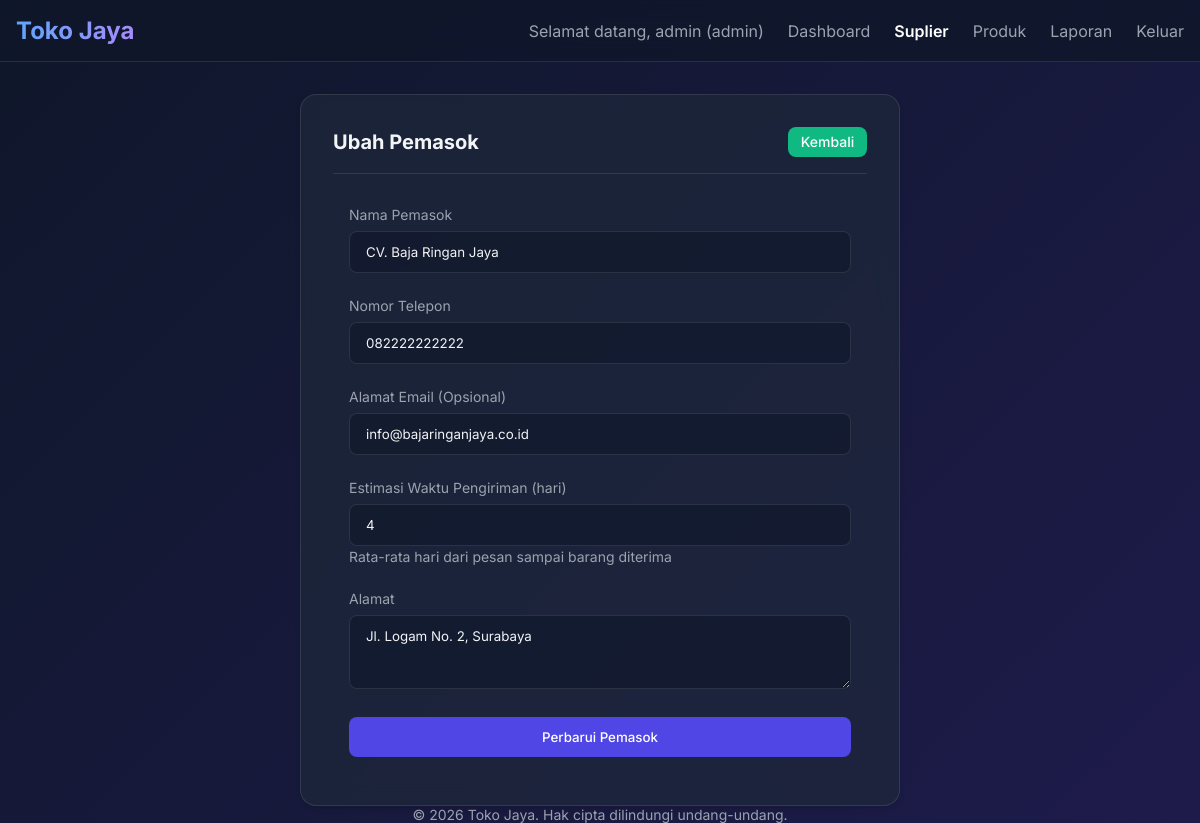
Screenshot of /public/suppliers/edit/2 (signed in) with the database file from the repository.
### tables this page shows
CREATE TABLE IF NOT EXISTS `suppliers` (
  `id` int(11) NOT NULL AUTO_INCREMENT,
  `name` varchar(255) NOT NULL,
  `address` text NOT NULL,
  `phone` varchar(50) NOT NULL,
  `email` varchar(255) DEFAULT NULL,
  `default_lead_time` int(11) NOT NULL DEFAULT 7 COMMENT 'Estimasi waktu pengiriman default (hari)',
  `created_at` datetime NOT NULL,
  `updated_at` datetime NOT NULL,
  PRIMARY KEY (`id`)
);

### app/core/Controller.php (called while the page is built, shortened)
<?php
class Controller {
    public function view($view, $data = []) {
        require_once '../app/views/layouts/main.php';
    }
    public function model($model) {
        return new $model;
    }
}

### app/controllers/SupplierController.php (called while the page is built, shortened)
<?php
class SupplierController extends Controller {
    public function edit($id) {
        $supplierModel = $this->model('Supplier');
        $data['supplier'] = $supplierModel->getSupplierById($id);
        $data['error'] = '';
        $this->view('suppliers/edit', $data);
    }
}

### app/core/Database.php (called while the page is built, shortened)
<?php
class Database {
    private $host = DB_HOST;
    private $user = DB_USER;
    private $pass = DB_PASS;
    private $db_name = DB_NAME;
    private $dbh;
    private $stmt;
    public function __construct() {
        $dsn = 'mysql:host=' . $this->host . ';dbname=' . $this->db_name;
        $options = [
            PDO::ATTR_PERSISTENT => true,
            PDO::ATTR_ERRMODE => PDO::ERRMODE_EXCEPTION
        ];
        try {
            $this->dbh = new PDO($dsn, $this->user, $this->pass, $options);
        } catch(PDOException $e) {
            die("DB Connection Error: " . $e->getMessage());
        }
    }
    public function query($query) {
        $this->stmt = $this->dbh->prepare($query);
    }
    public function bind($param, $value, $type = null) {
        if (is_null($type)) {
            switch(true) {
                default:
                    $type = PDO::PARAM_STR;
            }
        }
        $this->stmt->bindValue($param, $value, $type);
    }
    public function execute() {
        return $this->stmt->execute();
    }
    public function single() {
        $this->execute();
        return $this->stmt->fetch(PDO::FETCH_ASSOC);
    }
}

### app/models/Supplier.php (called while the page is built, shortened)
<?php
class Supplier {
    private $db;
    public function __construct() {
        $this->db = new Database;
    }
    public function getSupplierById($id) {
        $this->db->query('SELECT * FROM suppliers WHERE id = :id');
        $this->db->bind(':id', $id);
        return $this->db->single();
    }
}

### app/views/suppliers/edit.php (the view, shortened to what this page needs)
<div class="d-flex justify-content-center">
    <div class="w-100" style="max-width: 600px;">
        <div class="card">
            <div class="card-header">
                <h2 class="text-xl fw-bold">Ubah Pemasok</h2>
                <a href="<?= BASEURL; ?>/suppliers" class="btn btn-secondary btn-sm">Kembali</a>
            </div>
            <div class="card-body">
                <form action="<?= BASEURL; ?>/suppliers/edit/<?= $data['supplier']['id']; ?>" method="POST">
                    <div class="form-group">
                        <label for="name" class="form-label">Nama Pemasok</label>
                        <input type="text" name="name" id="name" class="form-control" value="<?= htmlspecialchars($data['supplier']['name']); ?>" required autocomplete="off">
                    </div>
                    <div class="form-group">
                        <label for="phone" class="form-label">Nomor Telepon</label>
                        <input type="text" name="phone" id="phone" class="form-control" value="<?= htmlspecialchars($data['supplier']['phone']); ?>" required autocomplete="off">
                    </div>
                    <div class="form-group">
                        <label for="email" class="form-label">Alamat Email (Opsional)</label>
                        <input type="email" name="email" id="email" class="form-control" value="<?= htmlspecialchars($data['supplier']['email']); ?>" autocomplete="off">
                    </div>
                    <div class="form-group">
                        <label for="default_lead_time" class="form-label">Estimasi Waktu Pengiriman (hari)</label>
                        <input type="number" name="default_lead_time" id="default_lead_time" class="form-control" value="<?= htmlspecialchars($data['supplier']['default_lead_time']); ?>" min="1" max="90" required>
                        <small class="text-muted text-sm">Rata-rata hari dari pesan sampai barang diterima</small>
                    </div>
                    <div class="form-group">
                        <label for="address" class="form-label">Alamat</label>
                        <textarea name="address" id="address" class="form-control" rows="3" required><?= htmlspecialchars($data['supplier']['address']); ?></textarea>
                    </div>
                    <button type="submit" class="btn btn-primary btn-block mt-4">Perbarui Pemasok</button>
                </form>
            </div>
        </div>
    </div>
</div>

### public/css/style.css (style rules this page uses)
:root { --primary-color: #4f46e5; --primary-hover: #4338ca; --secondary-color: #10b981; --secondary-hover: #059669; --danger-color: #ef4444; --danger-hover: #dc2626; --dark-bg: #111827; --darker-bg: #0f172a; --card-bg: rgba(30, 41, 59, 0.7); --text-main: #f3f4f6; --text-muted: #9ca3af; --border-color: rgba(255, 255, 255, 0.1); --glass-shadow: 0 4px 6px -1px rgba(0, 0, 0, 0.1), 0 2px 4px -1px rgba(0, 0, 0, 0.06); }
* { margin: 0; padding: 0; box-sizing: border-box; font-family: "Inter", system-ui, -apple-system, sans-serif; }
body { background: linear-gradient(135deg, var(--darker-bg), #1e1b4b); color: var(--text-main); min-height: 100vh; display: flex; flex-direction: column; }
.text-muted { color: var(--text-muted); }
.fw-bold { font-weight: bold; }
.text-sm { font-size: 0.875rem; }
.text-xl { font-size: 1.25rem; }
.mt-4 { margin-top: 1.5rem; }
.d-flex { display: flex; }
.justify-content-center { justify-content: center; }
.w-100 { width: 100%; }
.card { background: var(--card-bg); backdrop-filter: blur(10px); -webkit-backdrop-filter: blur(10px); border: 1px solid var(--border-color); border-radius: 1rem; padding: 2rem; box-shadow: var(--glass-shadow); transition: transform 0.3s ease, box-shadow 0.3s ease; }
.card-body { padding: 1rem; }
.card-header { border-bottom: 1px solid var(--border-color); padding-bottom: 1rem; margin-bottom: 1rem; display: flex; justify-content: space-between; align-items: center; }
.btn { display: inline-block; padding: 0.75rem 1.5rem; border-radius: 0.5rem; font-weight: 500; text-align: center; cursor: pointer; transition: all 0.3s ease; border: none; outline: none; text-decoration: none; color: white; }
.btn-primary { background: var(--primary-color); }
.btn-secondary { background: var(--secondary-color); }
.btn-sm { padding: 0.4rem 0.8rem; font-size: 0.875rem; }
.btn-block { display: block; width: 100%; }
.form-group { margin-bottom: 1.5rem; text-align: left; }
.form-label { display: block; margin-bottom: 0.5rem; font-size: 0.875rem; color: var(--text-muted); }
.form-control { width: 100%; padding: 0.75rem 1rem; background: rgba(15, 23, 42, 0.6); border: 1px solid var(--border-color); border-radius: 0.5rem; color: var(--text-main); transition: border-color 0.3s ease, box-shadow 0.3s ease; }

### rows the page displays
suppliers: name "CV. Baja Ringan Jaya", phone "082222222222", email "info@bajaringanjaya.co.id", default_lead_time "4", address "Jl. Logam No. 2, Surabaya"

### other values shown
$_SESSION['username'] "admin"
$_SESSION['role'] "admin"
